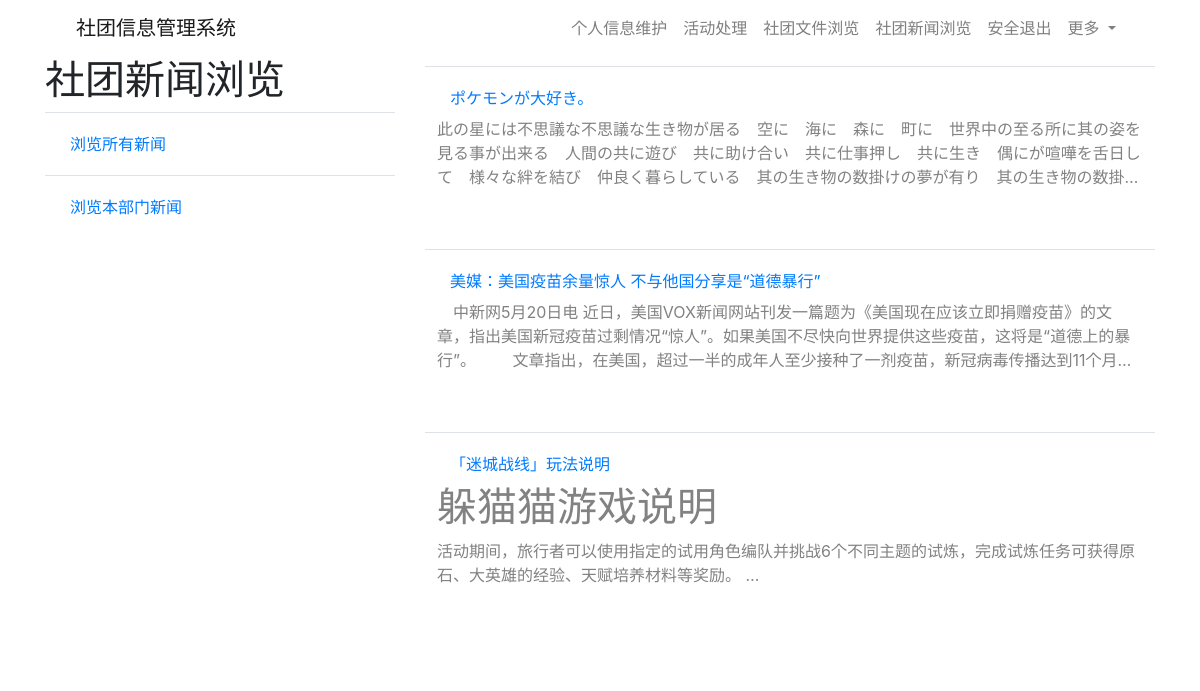
The page /frontend/stxwll/stxwll.php on the database its author committed.
### tables this page shows
CREATE TABLE `news` (
  `ID` int(4) NOT NULL,
  `ne_title` varchar(255) NOT NULL COMMENT '标题',
  `ne_content` text NOT NULL COMMENT '内容',
  `ne_author` varchar(20) NOT NULL COMMENT '作者',
  `ne_time` varchar(20) NOT NULL COMMENT '时间',
  `ne_belong` varchar(10) NOT NULL DEFAULT '其他' COMMENT '新闻所属'
);

### frontend/stxwll/stxwll.php (the view, shortened to what this page needs)
<!DOCTYPE html>
<html>
<head>
<link href="https://cdn.bootcdn.net/ajax/libs/twitter-bootstrap/4.5.2/css/bootstrap.css" rel="stylesheet">
<link rel="stylesheet" href="https://cdn.bootcdn.net/ajax/libs/font-awesome/4.7.0/css/font-awesome.min.css">
<link href="/css/stxwll.css" rel="stylesheet">
</head>
<body>
<div class="container">
	<div class="row clearfix">
		<div class="col-md-12 column">
		    <nav class="navbar navbar-light navbar-expand-md navigation-clean">
        <div class="container"><a class="navbar-brand" href="/frontend/main.php">社团信息管理系统</a>
            <div class="collapse navbar-collapse" id="navcol-1">
                <ul class="navbar-nav ml-auto">
                    <li class="nav-item"><a class="nav-link" href="/frontend/grxxwh/grxxwh.php">个人信息维护</a></li>
                    <li class="nav-item"><a class="nav-link" href="/frontend/hdcl/hdcl.php">活动处理</a></li>
                    <li class="nav-item"><a class="nav-link" href="/frontend/stwjll/stwjll.php">社团文件浏览</a></li>
                    <li class="nav-item"><a class="nav-link" href="/frontend/stxwll/stxwll.php">社团新闻浏览</a></li>
                    <li class="nav-item"><a class="nav-link" href="/frontend/aqtc.php">安全退出</a></li>
                    <li class="nav-item dropdown"><a class="dropdown-toggle nav-link" aria-expanded="false" data-toggle="dropdown" href="#">更多&nbsp;</a>
                    </li>
                </ul>
            </div>
        </div>
    </nav>
		</div>
	</div>
	<div class="row clearfix">
		<div class="col-md-4 column" id="panel">
		<table class="table table-hover" >
		<h1>社团新闻浏览</h1>
  <tbody>
      <tr>
      <td><a href="syxw.php" class="btn btn-link">浏览所有新闻</a></td>
    </tr>
    <tr>
      <td><a href="bmxw.php" class="btn btn-link">浏览本部门新闻</a></td>
    </tr>
  </tbody>
</table>
		</div>
		<div class="col-md-8 column" style="margin-top:10px;">
		  <table class="table table-hover" >
		    <tbody>
<?php
include 'C:\phpstudy_pro\WWW\bs\backend\class\Sql.php';
  $sql="select ID,ne_title,ne_content from news order by id limit 3";
  $result=mysqli_query($conn,$sql);
  while ($myrow=mysqli_fetch_array($result)) {
?>
    <tr>
      <td>
      <form method="post" action="news.php">
        <button class="btn btn-link" data-toggle="modal" data-target="#xiangxi" type="submit"><?php echo $myrow[1]; ?></button>
        </form>
        <span class="shenglue"><?php echo $myrow[2]; ?></span><br/><br/>
      </td>
    </tr>
<?php } ?>
  </tbody>
</table>
		</div>
	</div>
</div>
</body>
</html>

### css/stxwll.css (style rules this page uses)
.shenglue { color: #828282; overflow: hidden; display: -webkit-box; -webkit-box-orient: vertical; -webkit-line-clamp: 3 }

### rows shown on the page
news: ne_title "ポケモンが大好き。", ne_content "此の星には不思議な不思議な生き物が居る 空に 海に 森に 町に 世界中の至る所に其の姿を見る事が出来る 人間の共に遊び 共に助け合い 共に仕事押し 共に生き 偶にが喧嘩を舌日して 様々な絆を結び 仲良く暮らしている…"
news: ne_title "美媒：美国疫苗余量惊人 不与他国分享是“道德暴行”", ne_content "中新网5月20日电…"
news: ne_title "「迷城战线」玩法说明", ne_content "躲猫猫游戏说明 活动期间，旅行者可以使用指定的试用角色编队并挑战6个不同主题的试炼，完成试炼任务可获得原石、大英雄的经验、天赋培养材料等奖励。"
